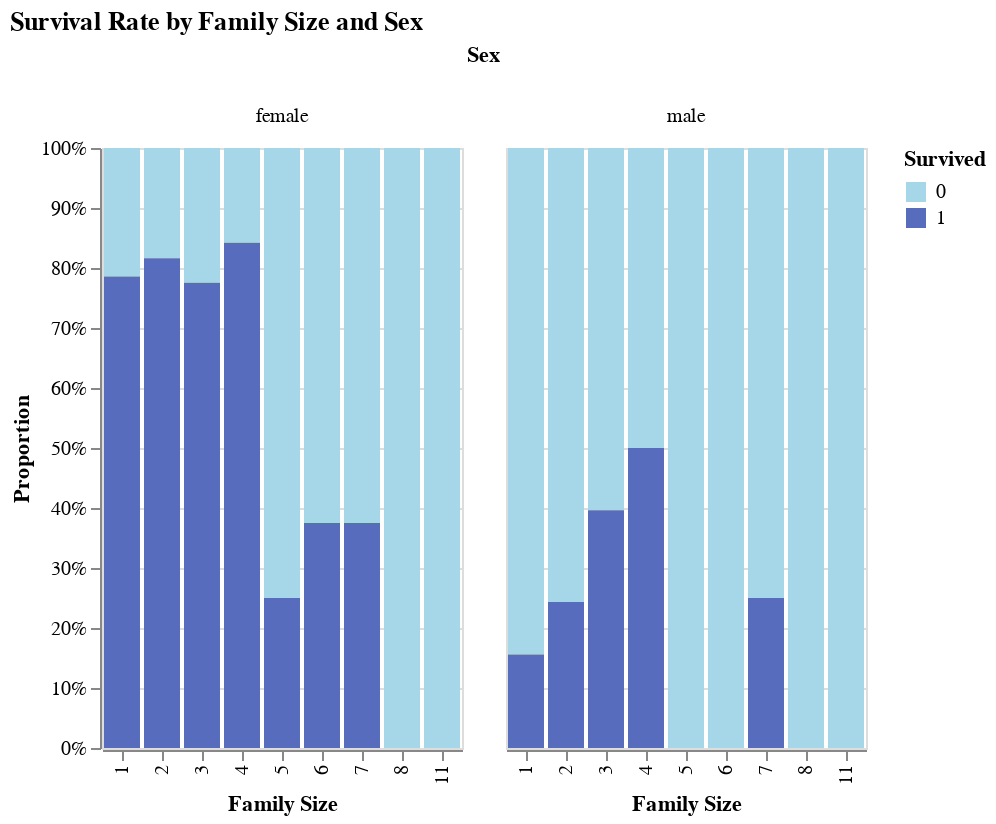

The code cell stored with this chart in its notebook:
### Code cell
barchart_proportions(all_df, x="Family Size", group="Survived", facet="Sex", title="Survival Rate by Family Size and Sex")

### Figure 1 — Vega-Lite specification as saved in the notebook (floating-point values rounded to 4 significant figures)
{"config": {"view": {"continuousWidth": 300, "continuousHeight": 300}}, "data": {"name": "data-aa775902495735824055aff8dd19ab7e"}, "mark": {"type": "bar"}, "encoding": {"color": {"field": "Survived", "scale": {"range": ["#A5D7E8", "#576CBC", "#19376D", "#0b2447"]}, "type": "nominal"}, "column": {"field": "Sex", "title": "Sex", "type": "nominal"}, "x": {"field": "Family Size", "title": "Family Size", "type": "nominal"}, "y": {"axis": {"format": "%"}, "field": "Proportion", "title": "Proportion", "type": "quantitative"}}, "title": "Survival Rate by Family Size and Sex", "$schema": "https://vega.github.io/schema/vega-lite/v5.20.1.json", "datasets": {"data-aa775902495735824055aff8dd19ab7e": [{"Family Size": 1, "Sex": "female", "Survived": 0.0, "Count": 27, "Total": 126, "Proportion": 0.2143}, {"Family Size": 1, "Sex": "female", "Survived": 1.0, "Count": 99, "Total": 126, "Proportion": 0.7857}, {"Family Size": 1, "Sex": "male", "Survived": 0.0, "Count": 347, "Total": 411, "Proportion": 0.8443}, {"Family Size": 1, "Sex": "male", "Survived": 1.0, "Count": 64, "Total": 411, "Proportion": 0.1557}, {"Family Size": 2, "Sex": "female", "Survived": 0.0, "Count": 16, "Total": 87, "Proportion": 0.1839}, {"Family Size": 2, "Sex": "female", "Survived": 1.0, "Count": 71, "Total": 87, "Proportion": 0.8161}, {"Family Size": 2, "Sex": "male", "Survived": 0.0, "Count": 56, "Total": 74, "Proportion": 0.7568}, {"Family Size": 2, "Sex": "male", "Survived": 1.0, "Count": 18, "Total": 74, "Proportion": 0.2432}, {"Family Size": 3, "Sex": "female", "Survived": 0.0, "Count": 11, "Total": 49, "Proportion": 0.2245}, {"Family Size": 3, "Sex": "female", "Survived": 1.0, "Count": 38, "Total": 49, "Proportion": 0.7755}, {"Family Size": 3, "Sex": "male", "Survived": 0.0, "Count": 32, "Total": 53, "Proportion": 0.6038}, {"Family Size": 3, "Sex": "male", "Survived": 1.0, "Count": 21, "Total": 53, "Proportion": 0.3962}, {"Family Size": 4, "Sex": "female", "Survived": 0.0, "Count": 3, "Total": 19, "Proportion": 0.1579}, {"Family Size": 4, "Sex": "female", "Survived": 1.0, "Count": 16, "Total": 19, "Proportion": 0.8421}, {"Family Size": 4, "Sex": "male", "Survived": 0.0, "Count": 5, "Total": 10, "Proportion": 0.5}, {"Family Size": 4, "Sex": "male", "Survived": 1.0, "Count": 5, "Total": 10, "Proportion": 0.5}, {"Family Size": 5, "Sex": "female", "Survived": 0.0, "Count": 9, "Total": 12, "Proportion": 0.75}, {"Family Size": 5, "Sex": "female", "Survived": 1.0, "Count": 3, "Total": 12, "Proportion": 0.25}, {"Family Size": 5, "Sex": "male", "Survived": 0.0, "Count": 3, "Total": 3, "Proportion": 1.0}, {"Family Size": 6, "Sex": "female", "Survived": 0.0, "Count": 5, "Total": 8, "Proportion": 0.625}, {"Family Size": 6, "Sex": "female", "Survived": 1.0, "Count": 3, "Total": 8, "Proportion": 0.375}, {"Family Size": 6, "Sex": "male", "Survived": 0.0, "Count": 14, "Total": 14, "Proportion": 1.0}, {"Family Size": 7, "Sex": "female", "Survived": 0.0, "Count": 5, "Total": 8, "Proportion": 0.625}, {"Family Size": 7, "Sex": "female", "Survived": 1.0, "Count": 3, "Total": 8, "Proportion": 0.375}, {"Family Size": 7, "Sex": "male", "Survived": 0.0, "Count": 3, "Total": 4, "Proportion": 0.75}, {"Family Size": 7, "Sex": "male", "Survived": 1.0, "Count": 1, "Total": 4, "Proportion": 0.25}, {"Family Size": 8, "Sex": "female", "Survived": 0.0, "Count": 2, "Total": 2, "Proportion": 1.0}, {"Family Size": 8, "Sex": "male", "Survived": 0.0, "Count": 4, "Total": 4, "Proportion": 1.0}, {"Family Size": 11, "Sex": "female", "Survived": 0.0, "Count": 3, "Total": 3, "Proportion": 1.0}, {"Family Size": 11, "Sex": "male", "Survived": 0.0, "Count": 4, "Total": 4, "Proportion": 1.0}]}}
